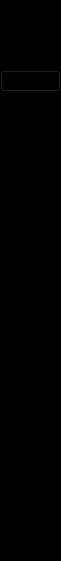
     <widget class="QWidget" name="iconOnlySidebar" native="true">
      <property name="maximumSize">
       <size>
        <width>61</width>
        <height>561</height>
       </size>
      </property>
      <property name="styleSheet">
       <string notr="true">/*background-color: #3A506B;*/
background-color: rgb(0, 0, 0);
width: 50px;

</string>
      </property>
      <layout class="QVBoxLayout" name="verticalLayout_4">
       <property name="spacing">
        <number>0</number>
       </property>
       <property name="leftMargin">
        <number>0</number>
       </property>
       <property name="topMargin">
        <number>0</number>
       </property>
       <property name="rightMargin">
        <number>0</number>
       </property>
       <property name="bottomMargin">
        <number>0</number>
       </property>
       <item>
        <layout class="QHBoxLayout" name="horizontalLayout_2">
         <property name="spacing">
          <number>0</number>
         </property>
         <item>
          <spacer name="horizontalSpacer">
           <property name="orientation">
            <enum>Qt::Orientation::Horizontal</enum>
           </property>
           <property name="sizeHint" stdset="0">
            <size>
             <width>17</width>
             <height>20</height>
            </size>
           </property>
          </spacer>
         </item>
         <item>
          <spacer name="horizontalSpacer_2">
           <property name="orientation">
            <enum>Qt::Orientation::Horizontal</enum>
           </property>
           <property name="sizeHint" stdset="0">
            <size>
             <width>17</width>
             <height>20</height>
            </size>
           </property>
          </spacer>
         </item>
        </layout>
       </item>
       <item>
        <layout class="QVBoxLayout" name="verticalLayout">
         <property name="spacing">
          <number>0</number>
         </property>
         <property name="topMargin">
          <number>50</number>
         </property>
         <item>
          <widget class="QPushButton" name="pushButton">
           <property name="text">
            <string/>
           </property>
           <property name="icon">
            <iconset>
             <normaloff>:/log.png</normaloff>:/log.png</iconset>
           </property>
           <property name="iconSize">
            <size>
             <width>30</width>
             <height>30</height>
            </size>
           </property>
          </widget>
         </item>
         <item>
          <widget class="QPushButton" name="competition1">
           <property name="styleSheet">
            <string notr="true">height: 35px;
border: none;</string>
           </property>
           <property name="text">
            <string/>
           </property>
           <property name="icon">
            <iconset resource="img.qrc">
             <normaloff>:/interface_icons/competition.png</normaloff>:/interface_icons/competition.png</iconset>
           </property>
           <property name="checkable">
            <bool>true</bool>
           </property>
           <property name="autoExclusive">
            <bool>true</bool>
           </property>
          </widget>
         </item>
         <item>
          <widget class="QPushButton" name="match1">
           <property name="styleSheet">
            <string notr="true">height: 36px;
border: none;</string>
           </property>
           <property name="text">
            <string/>
           </property>
           <property name="icon">
            <iconset resource="img.qrc">
             <normaloff>:/interface_icons/ball.png</normaloff>:/interface_icons/ball.png</iconset>
           </property>
           <property name="checkable">
            <bool>true</bool>
           </property>
           <property name="autoExclusive">
            <bool>true</bool>
           </property>
          </widget>
         </item>
         <item>
          <widget class="QPushButton" name="equipe1">
           <property name="styleSheet">
            <string notr="true">height: 35px;

border: none;</string>
           </property>
           <property name="text">
            <string/>
           </property>
           <property name="icon">
            <iconset resource="img.qrc">
             <normaloff>:/interface_icons/t.png</normaloff>:/interface_icons/t.png</iconset>
           </property>
           <property name="checkable">
            <bool>true</bool>
           </property>
           <property name="autoExclusive">
            <bool>true</bool>
           </property>
          </widget>
         </item>
         <item>
          <widget class="QPushButton" name="joueur1">
           <property name="styleSheet">
            <string notr="true">height: 40px;
border: none;</string>
           </property>
           <property name="text">
            <string/>
           </property>
           <property name="icon">
            <iconset resource="img.qrc">
             <normaloff>:/interface_icons/p.png</normaloff>:/interface_icons/p.png</iconset>
           </property>
           <property name="checkable">
            <bool>true</bool>
           </property>
           <property name="autoExclusive">
            <bool>true</bool>
           </property>
          </widget>
         </item>
         <item>
          <widget class="QPushButton" name="arbitre1">
           <property name="styleSheet">
            <string notr="true">height: 35px;
border: none;</string>
           </property>
           <property name="text">
            <string/>
           </property>
           <property name="icon">
            <iconset resource="img.qrc">
             <normaloff>:/interface_icons/a.png</normaloff>:/interface_icons/a.png</iconset>
           </property>
           <property name="checkable">
            <bool>true</bool>
           </property>
           <property name="autoExclusive">
            <bool>true</bool>
           </property>
          </widget>
         </item>
         <item>
          <widget class="QPushButton" name="stade1">
           <property name="styleSheet">
            <string notr="true">height: 35px;
border: none;</string>
           </property>
           <property name="text">
            <string/>
           </property>
           <property name="icon">
            <iconset resource="img.qrc">
             <normaloff>:/interface_icons/ss.png</normaloff>:/interface_icons/ss.png</iconset>
           </property>
           <property name="checkable">
            <bool>true</bool>
           </property>
           <property name="autoExclusive">
            <bool>true</bool>
           </property>
          </widget>
         </item>
        </layout>
       </item>
       <item>
        <spacer name="verticalSpacer">
         <property name="orientation">
          <enum>Qt::Orientation::Vertical</enum>
         </property>
         <property name="sizeHint" stdset="0">
          <size>
           <width>20</width>
           <height>289</height>
          </size>
         </property>
        </spacer>
       </item>
       <item>
        <widget class="QPushButton" name="logout1">
         <property name="styleSheet">
          <string notr="true">height: 30px;
border: none;</string>
         </property>
         <property name="text">
          <string/>
         </property>
         <property name="icon">
          <iconset resource="img.qrc">
           <normaloff>:/interface_icons/q.png</normaloff>:/interface_icons/q.png</iconset>
         </property>
         <property name="checkable">
          <bool>true</bool>
         </property>
         <property name="autoExclusive">
          <bool>true</bool>
         </property>
        </widget>
       </item>
      </layout>
     </widget>
